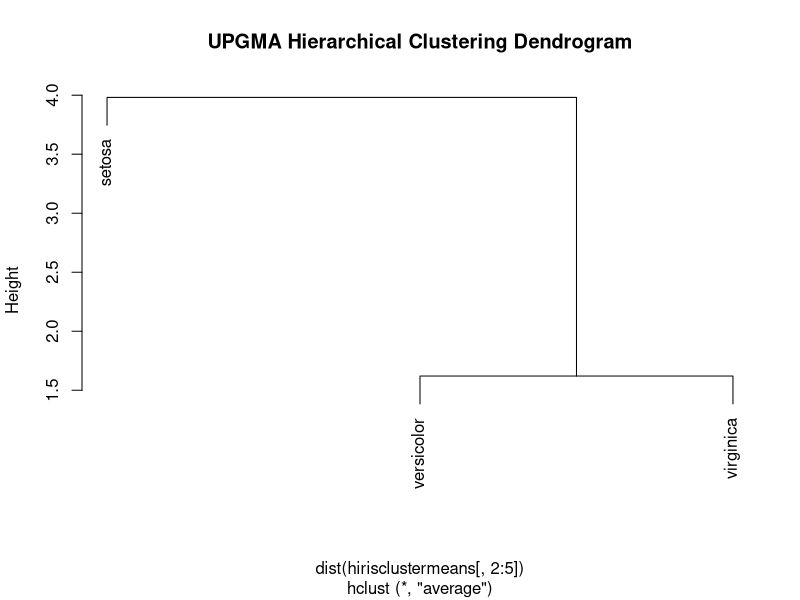
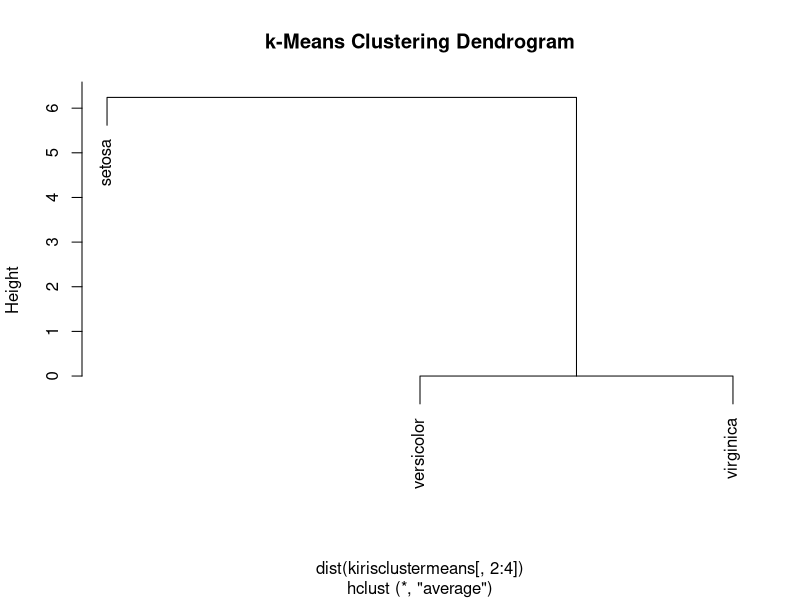

The R source for these figures, in order:
## ---- chunk 1
knitr::opts_chunk$set(echo = TRUE)
## ---- chunk 2
library(reshape)
data(iris)

summary(iris)
head(iris)
## ---- chunk 3
hirisclustermelt <- melt(iris, id = c("Species")) #Reshape the data
hirisclustermeans <- cast(hirisclustermelt, Species~variable, mean) #Pivot and summarize
hirisclustermeans[is.na(hirisclustermeans)] <- 0 #Impute 0's for NaNs

head(hirisclustermeans)
## ---- chunk 4
#Plot Dendrogram using Distance Matrix
plot(hclust(dist(hirisclustermeans[, 2:5]), method = "average"),
     labels = hirisclustermeans[,1],
     main = "UPGMA Hierarchical Clustering Dendrogram")
## ---- chunk 5
#Assign data points to clusters (with k=3 clusters)
kclusters <- kmeans((iris[, 1:4]), 3, iter.max = 10)
summary(kclusters)
## ---- chunk 6
kiris <- data.frame(iris, cluster = kclusters$cluster) #Append the cluster assignment to the dataframe
kirisclustermelt <- melt(kiris, id = c("Species", "cluster")) #Reshape the data
kirisclustermeans <- cast(kirisclustermelt, Species~cluster+variable, mean) #Pivot and summarize
kirisclustermeans[is.na(kirisclustermeans)] <- 0 #Impute 0's for NaNs

head(kirisclustermeans)
## ---- chunk 7
#Plot Dendrogram using Cluster Averages
plot(hclust(dist(kirisclustermeans[, 2:4]), method = "average"),
     labels = kirisclustermeans[,1],
     main = "k-Means Clustering Dendrogram")
